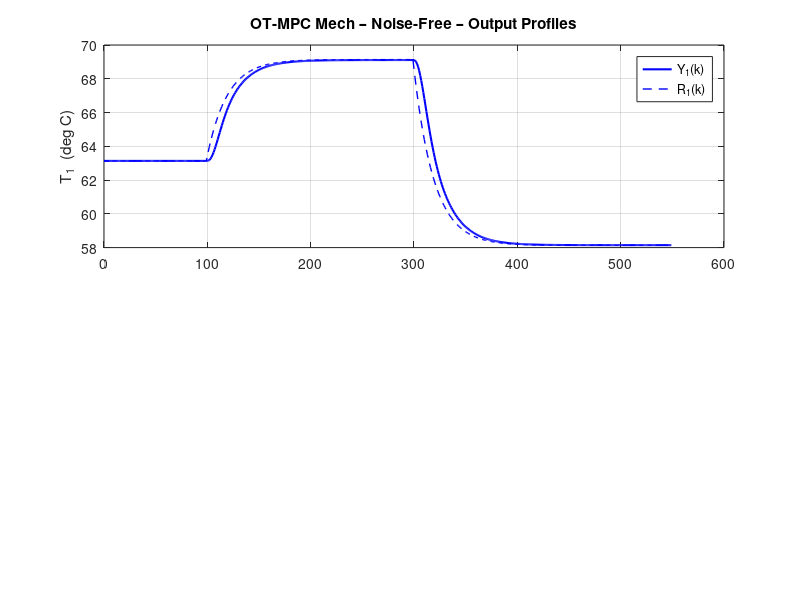

Source code (MATLAB): (Note: this script raises an error after producing the figure.)
% =========================================================================
%  TCL_MPC_OT_Simulation.m
%
%  PURPOSE
%  -------
%  Design and simulate a MIMO OUTPUT-TRACKING MPC controller for the
%  Temperature Control Lab (TCL) using the MECHANISTIC linearised
%  discrete-time state-space model (TCL.phy, TCL.gama).
%
%  MPC SCHEME  –  Output-Tracking MPC (OT-MPC)
%  ---------------------------------------------
%  The QP cost penalises OUTPUT deviations from the setpoint reference
%  directly over the entire prediction horizon, plus input increments Du:
%
%    J = sum_{i=1}^{Np} (y(k+i) - r(k))' Wx (y(k+i) - r(k))
%      + sum_{j=0}^{Nc-1} Du(k+j)' Wdelu Du(k+j)
%
%  Prediction model (perturbation form, delta-u):
%    x_aug(k+1) = A_aug * x_aug(k) + B_aug * Du(k)
%    y(k+i)     = C_aug * x_aug(k+i)
%  where  x_aug = [x_hat ; u_prev]
%
%  Reference vector over horizon:
%    R_vec = [rk_f; rk_f; ... (Np times)]   in OUTPUT space (Np*n_op x 1)
%  The controller directly minimises predicted OUTPUT error vs setpoint.
%
%  Key difference vs State-Space MPC:
%    OT-MPC  : reference = rk_f  (output setpoint, repeated over horizon)
%    SS-MPC  : reference = xs_k  (state target, from SS equations)
%
%  CONTROLLER STRUCTURE
%  --------------------
%    - Augmented state  x_aug(k) = [x_hat(k); u(k-1)]
%    - Psi   : maps x_aug to predicted OUTPUT trajectory  (Np*n_op x n_aug)
%    - Theta : maps Delta_U to predicted OUTPUT trajectory (Np*n_op x Nc*n_ip)
%    - Unconstrained MPC gain K_mpc_ot from output cost
%    - Kalman filter for state estimation (DARE)
%    - SS targets (xs_k, us_k) computed for diagnostics / plotting only
%    - Anti-windup input clamping to [0, 100]%
%
%  MPC TUNING PARAMETERS
%  ---------------------
%    Prediction horizon  Np    = 15  samples  (60 s lookahead)
%    Control horizon     Nc    = 5   samples  (20 s free moves)
%    Output weight       Wx    = diag([15, 15])   (output error penalty)
%    Input-move weight   Wdelu = diag([1.0, 1.0]) (move suppression)
%    Kalman Q_kf         = 1e-3 * eye(n_st)
%    Kalman R_kf         = TCL.R   (from PRBS experiment)
%
%  FILTERS  (same as all project servo files)
%    Setpoint filter:    beta_r = 0.95
%    Innovation filter:  alfa_e = 0.95
%
%  EXPERIMENT TIMING
%    Ts       = 4 s,   N = 550 samples  (~36.7 min)
%    k_warmup = 30,    k_settle = 100
%    k_step1  = 101,   k_step2  = 301
%    Step 1 : delta_r = [+6; -4] deg C
%    Step 2 : delta_r = [-5; +7] deg C
%
%  PLANT SIMULATION
%    Plant_Sim = 0  ->  ode45 nonlinear ODE  (TCL_Dynamics.m)
%    Plant_Sim = 1  ->  linear mechanistic model  (TCL.phy, TCL.gama)
%
%  SIMULATIONS
%    Noise_ON = 0  ->  noise-free
%    Noise_ON = 1  ->  noisy (measurement noise from TCL.R)
%    Both run sequentially.
%
%  PLOTS (per simulation run)
%    Fig 1/5 – Yi(k) vs k  and  Ri(k) vs k
%    Fig 2/6 – Ui(k) vs k  (heater inputs, stairs)
%    Fig 3/7 – ef(k) vs k  (filtered error)
%    Fig 4/8 – xs(k) vs k  and  us(k) vs k  (SS target trajectories)
%
%  DEPENDENCIES
%    TCL_MechModel_Parameters.mat  (TCL struct)
%    TCL_Dynamics.m                (nonlinear ODE, needed if Plant_Sim=0)
%
%  OUTPUT
%    TCL_MPC_OT_SimResults_NoiseFree.mat
%    TCL_MPC_OT_SimResults_Noisy.mat
%      Variables (suffix _ot): Yk_ot, Uk_ot, Rk_f_ot,
%                              ek_f_ot, Xs_k_ot, Us_k_ot
% =========================================================================

clear all
close all
clc

global TCL

%% ── 0.  Load mechanistic model parameters ────────────────────────────────
load TCL_MechModel_Parameters.mat    % TCL struct

% Discrete-time mechanistic model matrices (perturbation form)
A  = TCL.phy;       % Ad  (n_st x n_st)
B  = TCL.gama;      % Bd  (n_st x n_ip)
C  = TCL.C_mat;     % Cd  (n_op x n_st)   = eye(2) for TCL
D  = TCL.D_mat;     % Dd  (n_op x n_ip)   = zeros(2)
Ts = TCL.Samp_T;    % 4 s

[n_op, n_st] = size(C);
[~,    n_ip] = size(B);

% Operating point
Ys = TCL.Ys(:);    % 2x1  steady-state temperatures [deg C]
Us = TCL.Us(:);    % 2x1  steady-state heater inputs [%]
Xs = TCL.Xs(:);    % 2x1  steady-state states        [deg C]

fprintf('=== TCL OUTPUT-TRACKING MPC (Mechanistic Model) ===\n');
fprintf('  MPC scheme : OT-MPC  (output error cost, rk_f reference over horizon)\n');
fprintf('  n_st=%d  n_ip=%d  n_op=%d   Ts=%g s\n', n_st, n_ip, n_op, Ts);
fprintf('  Op. point:  T1_ss=%.2f degC   T2_ss=%.2f degC\n', Ys(1), Ys(2));
fprintf('  Op. point:  H1_ss=%.2f %%     H2_ss=%.2f %%\n\n', Us(1), Us(2));

%% ── 1.  MPC Tuning Parameters ────────────────────────────────────────────
Np    = 15;                       % prediction horizon (samples)
Nc    = 5;                        % control horizon   (samples)
Wx    = diag([15,  15 ]);         % OUTPUT error weight  (n_op x n_op)
Wdelu = diag([1.0, 1.0]);         % input-move weight    (n_ip x n_ip)

fprintf('=== MPC Tuning ===\n');
fprintf('  Np=%d  Nc=%d  Ts=%g s\n', Np, Nc, Ts);
fprintf('  Wx (output weight)   = diag([%.1f %.1f])\n', Wx(1,1), Wx(2,2));
fprintf('  Wdelu (move weight)  = diag([%.1f %.1f])\n\n', Wdelu(1,1), Wdelu(2,2));

%% ── 2.  Kalman Filter Design ─────────────────────────────────────────────
Q_kf = 1e-3 * eye(n_st);
R_kf = TCL.R;                    % measurement noise covariance (from PRBS)

[~, ~, L_kf] = dare(A', C', Q_kf, R_kf);
L_kf = L_kf';                   % n_st x n_op  observer gain

fprintf('Kalman gain L_kf computed (DARE).\n\n');

%% ── 3.  Steady-State Target Computation (diagnostics / plotting only) ────
%  In OT-MPC, xs_k is NOT used in the QP reference.
%  The controller tracks rk_f directly through the OUTPUT prediction.
%  xs_k and us_k are retained only for comparison plots.
M_ss     = [(eye(n_st) - A), -B ; C, zeros(n_op, n_ip)];
M_ss_inv = pinv(M_ss);

fprintf('SS target solver M_ss_inv computed (used for diagnostics only).\n\n');

%% ── 4.  Augmented State-Space (delta-u formulation) ─────────────────────
%  x_aug(k+1) = A_aug * x_aug(k) + B_aug * Du(k)
%  y(k)       = C_aug * x_aug(k)
%  where x_aug = [x_hat(k); u(k-1)],  Du = u(k) - u(k-1)

n_aug = n_st + n_ip;
A_aug = [A,                 B             ;
         zeros(n_ip, n_st), eye(n_ip)     ];
B_aug = [B        ;
         eye(n_ip)];

% C_aug maps x_aug -> OUTPUTS (n_op x n_aug)
C_aug = [C,  zeros(n_op, n_ip)];

%% ── 5.  Build Prediction Matrices (OUTPUT-based) ─────────────────────────
%  Predicted output trajectory:
%    Y_pred = Psi * x_aug(k) + Theta * Delta_U
%  where Y_pred = [y(k+1); y(k+2); ...; y(k+Np)]   size Np*n_op x 1
%
%  This is the OUTPUT prediction — the reference R_vec is also in output
%  space: R_vec = [rk_f; rk_f; ...(Np)] size Np*n_op x 1

Psi   = zeros(Np * n_op,  n_aug);
Theta = zeros(Np * n_op,  Nc * n_ip);

A_aug_pow = eye(n_aug);
for i = 1 : Np
    A_aug_pow     = A_aug_pow * A_aug;
    rows_i        = (i-1)*n_op + 1 : i*n_op;
    Psi(rows_i,:) = C_aug * A_aug_pow;       % output prediction rows

    for j = 1 : min(i, Nc)
        cols_j = (j-1)*n_ip + 1 : j*n_ip;
        A_ij   = eye(n_aug);
        for ii = 1 : i-j
            A_ij = A_ij * A_aug;
        end
        Theta(rows_i, cols_j) = C_aug * A_ij * B_aug;
    end
end

%% ── 6.  Pre-compute OT-MPC Gain K_mpc_ot ────────────────────────────────
%  Output cost over horizon:
%    J_y  = (Y_pred - R_vec)' Wx_bar (Y_pred - R_vec)
%         = DU' Theta' Wx_bar Theta DU
%           + 2*(Psi*x_aug - R_vec)' Wx_bar Theta DU + const
%
%  Unconstrained optimum:
%    DU* = (Theta' Wx_bar Theta + Wdelu_bar)^{-1}
%           * Theta' Wx_bar * (R_vec - Psi * x_aug)
%
%  Only the FIRST block row DU*(1) is applied (receding horizon).

Wx_bar    = kron(eye(Np), Wx);        % Np*n_op x Np*n_op
Wdelu_bar = kron(eye(Nc), Wdelu);     % Nc*n_ip x Nc*n_ip

H_ot      = Theta' * Wx_bar * Theta + Wdelu_bar;
H_ot      = (H_ot + H_ot') / 2;              % enforce symmetry
K_mpc_ot  = H_ot \ (Theta' * Wx_bar);        % Nc*n_ip x Np*n_op
K_mpc_ot  = K_mpc_ot(1:n_ip, :);             % first move block [n_ip x Np*n_op]

fprintf('OT-MPC gain K_mpc_ot computed  (size %dx%d).\n', ...
        size(K_mpc_ot,1), size(K_mpc_ot,2));
fprintf('  Reference vector : rk_f (output setpoint) repeated Np times.\n\n');

%% ── 7.  Experiment Timing & Setpoint Schedule ────────────────────────────
N        = 550;
k_warmup = 30;
k_settle = 100;
k_step1  = 101;
k_step2  = 301;

delta_r_step1 = [ +6; -4];
delta_r_step2 = [ -5; +7];

kT    = (0 : N-1)';
t_sec = kT * Ts;

u_H = [100; 100] - Us;    % upper perturbation bound
u_L = [  0;   0] - Us;    % lower perturbation bound

fprintf('=== Experiment Timing ===\n');
fprintf('  N=%d samples,  Total=%.1f min\n', N, N*Ts/60);
fprintf('  Warm-up k=1..%d,  Settle k=%d..%d\n', k_warmup, k_warmup+1, k_settle);
fprintf('  Step1   k=%d..%d,  Step2 k=%d..%d\n\n', k_step1, k_step2-1, k_step2, N);

%% ── 8.  Filter Parameters ────────────────────────────────────────────────
beta_r = 0.95;   phy_r = beta_r * eye(n_op);
alfa_e = 0.95;   phy_e = alfa_e * eye(n_op);

%% ── 9.  Plant Simulation Choice ─────────────────────────────────────────
%  Plant_Sim = 0  ->  ode45 nonlinear ODE  (TCL_Dynamics.m)
%  Plant_Sim = 1  ->  linear mechanistic discrete model
Plant_Sim = 1;

if Plant_Sim == 0
    fprintf('Plant: NONLINEAR  (ode45 / TCL_Dynamics)\n\n');
else
    fprintf('Plant: LINEAR mechanistic  (TCL.phy, TCL.gama)\n\n');
end

%% ── 10.  Run simulation for Noise_ON = 0 and 1 ──────────────────────────
for Noise_ON = 0 : 1

    if Noise_ON
        fprintf('\n====  Noisy Simulation  ====\n\n');
        rng(42);
        vk         = mvnrnd(zeros(n_op,1), TCL.R, N)';
        fig_offset = 4;
        run_label  = 'Noisy';
    else
        fprintf('\n====  Noise-Free Simulation  ====\n\n');
        vk         = zeros(n_op, N);
        fig_offset = 0;
        run_label  = 'Noise-Free';
    end

    % ── Allocate storage ─────────────────────────────────────────────────
    xk_hat  = zeros(n_st, N);
    xk_true = zeros(n_st, N);
    uk      = zeros(n_ip, N);
    yk      = zeros(n_op, N);
    rk_f    = zeros(n_op, N);
    ek_f    = zeros(n_op, N);
    xs_k    = zeros(n_st, N);    % for diagnostics only
    us_k    = zeros(n_ip, N);    % for diagnostics only

    u_prev  = zeros(n_ip, 1);

    % ── Main closed-loop loop ─────────────────────────────────────────────
    for k = 1 : N

        % ---- Setpoint schedule ------------------------------------------
        if k < k_step1
            rk = zeros(n_op, 1);
        elseif k < k_step2
            rk = delta_r_step1;
        else
            rk = delta_r_step2;
        end

        % ---- Setpoint filter --------------------------------------------
        if k == 1
            rk_f(:,k) = (eye(n_op) - phy_r) * rk;
        else
            rk_f(:,k) = phy_r * rk_f(:,k-1) + (eye(n_op) - phy_r) * rk;
        end

        % ---- Error and innovation filter --------------------------------
        raw_ek = rk_f(:,k) - yk(:,k);
        if k == 1
            ek_f(:,k) = (eye(n_op) - phy_e) * raw_ek;
        else
            ek_f(:,k) = phy_e * ek_f(:,k-1) + (eye(n_op) - phy_e) * raw_ek;
        end

        % ---- SS targets (diagnostics / plotting only) -------------------
        rhs       = [zeros(n_st, 1); rk_f(:,k)];
        xus       = M_ss_inv * rhs;
        xs_k(:,k) = xus(1 : n_st);
        us_k(:,k) = xus(n_st+1 : end);

        % ---- Warm-up: heaters OFF ----------------------------------------
        if k <= k_warmup
            uk(:,k)     = zeros(n_ip, 1);
            u_prev      = zeros(n_ip, 1);
            xk_hat(:,k) = zeros(n_st, 1);

        else
            % ---- Build augmented state ----------------------------------
            x_aug = [xk_hat(:,k); u_prev];

            % ---- OT-MPC: reference = rk_f repeated Np times in OUTPUT space
            %  R_vec is [rk_f; rk_f; ...(Np)] in OUTPUT space (Np*n_op x 1)
            %  This is the defining difference from SS-MPC (which uses xs_k)
            R_vec = repmat(rk_f(:,k), Np, 1);

            % ---- Optimal first move (OT-MPC law) ------------------------
            %  Du* = K_mpc_ot * (R_vec - Psi * x_aug)
            du_opt  = K_mpc_ot * (R_vec - Psi * x_aug);
            u_new   = u_prev + du_opt;
            u_new   = min(max(u_new, u_L), u_H);   % anti-windup clamp
            uk(:,k) = u_new;
            u_prev  = u_new;
        end

        % ---- Plant update -----------------------------------------------
        if k < N
            if Plant_Sim == 0
                TCL.Uk = Us + uk(:,k);
                [~, Xt] = ode45('TCL_Dynamics', [0, Ts], Xs + xk_true(:,k));
                xk_true(:,k+1) = Xt(end,:)' - Xs;
            else
                xk_true(:,k+1) = A * xk_true(:,k) + B * uk(:,k);
            end
            yk(:,k+1) = C * xk_true(:,k+1) + vk(:,k+1);

            % ---- Kalman filter update -----------------------------------
            y_pred        = C * xk_hat(:,k);
            inno          = yk(:,k) - y_pred;
            xk_hat(:,k+1) = A * xk_hat(:,k) + B * uk(:,k) + L_kf * inno;
        end

    end  % k loop

    % ── Build absolute arrays ─────────────────────────────────────────────
    Yk_ot   = yk   + repmat(Ys, 1, N);
    Uk_ot   = uk   + repmat(Us, 1, N);
    Rk_f_ot = rk_f + repmat(Ys, 1, N);
    ek_f_ot = ek_f;
    Xs_k_ot = xs_k + repmat(Xs, 1, N);
    Us_k_ot = us_k + repmat(Us, 1, N);

    % ── Performance metrics ───────────────────────────────────────────────
    ISE_T1 = sum((Yk_ot(1,:) - Rk_f_ot(1,:)).^2) * Ts;
    ISE_T2 = sum((Yk_ot(2,:) - Rk_f_ot(2,:)).^2) * Ts;
    IAE_T1 = sum(abs(Yk_ot(1,:) - Rk_f_ot(1,:))) * Ts;
    IAE_T2 = sum(abs(Yk_ot(2,:) - Rk_f_ot(2,:))) * Ts;

    fprintf('=== Tracking Performance [%s] ===\n', run_label);
    fprintf('  ISE T1 = %8.2f   |   ISE T2 = %8.2f\n', ISE_T1, ISE_T2);
    fprintf('  IAE T1 = %8.2f   |   IAE T2 = %8.2f\n', IAE_T1, IAE_T2);

    % ── FIGURE 1 – Output profiles ────────────────────────────────────────
    figure(fig_offset + 1)
    clf
    subplot(2,1,1)
    plot(kT, Yk_ot(1,:), 'b-', 'LineWidth', 1.5), hold on
    plot(kT, Rk_f_ot(1,:), 'b--', 'LineWidth', 1.0)
    grid on
    ylabel('T_1  (deg C)')
    title(['OT-MPC Mech – ' run_label ' – Output Profiles'])
    legend('Y_1(k)', 'R_1(k)', 'Location', 'Best')
    xline(k_step1-1, 'k:', 'Step 1', 'LabelVerticalAlignment', 'bottom')
    xline(k_step2-1, 'k:', 'Step 2', 'LabelVerticalAlignment', 'bottom')

    subplot(2,1,2)
    plot(kT, Yk_ot(2,:), 'r-', 'LineWidth', 1.5), hold on
    plot(kT, Rk_f_ot(2,:), 'r--', 'LineWidth', 1.0)
    grid on
    xlabel('Sample k')
    ylabel('T_2  (deg C)')
    legend('Y_2(k)', 'R_2(k)', 'Location', 'Best')
    xline(k_step1-1, 'k:')
    xline(k_step2-1, 'k:')

    % ── FIGURE 2 – Input profiles ─────────────────────────────────────────
    figure(fig_offset + 2)
    clf
    subplot(2,1,1)
    stairs(kT, Uk_ot(1,:)', 'b-', 'LineWidth', 1.5), hold on
    yline(5,  'k--', 'LineWidth', 0.8)
    yline(80, 'k--', 'LineWidth', 0.8)
    grid on
    ylabel('U_1(k)  (% heater)')
    title(['OT-MPC Mech – ' run_label ' – Heater Inputs'])
    legend('U_1(k)', 'Safety bounds', 'Location', 'Best')
    xline(k_step1-1, 'k:')
    xline(k_step2-1, 'k:')

    subplot(2,1,2)
    stairs(kT, Uk_ot(2,:)', 'r-', 'LineWidth', 1.5), hold on
    yline(5,  'k--', 'LineWidth', 0.8)
    yline(80, 'k--', 'LineWidth', 0.8)
    grid on
    xlabel('Sample k')
    ylabel('U_2(k)  (% heater)')
    legend('U_2(k)', 'Safety bounds', 'Location', 'Best')
    xline(k_step1-1, 'k:')
    xline(k_step2-1, 'k:')

    % ── FIGURE 3 – Filtered error ─────────────────────────────────────────
    figure(fig_offset + 3)
    clf
    subplot(2,1,1)
    stairs(kT, ek_f_ot(1,:)', 'b-', 'LineWidth', 1.5), hold on
    yline(0, 'k--', 'LineWidth', 0.8), grid on
    ylabel('e_{f,1}(k)  (deg C)')
    title(['OT-MPC Mech – ' run_label ' – Filtered Error e_f(k)'])
    xline(k_step1-1, 'k:')
    xline(k_step2-1, 'k:')

    subplot(2,1,2)
    stairs(kT, ek_f_ot(2,:)', 'r-', 'LineWidth', 1.5), hold on
    yline(0, 'k--', 'LineWidth', 0.8), grid on
    xlabel('Sample k')
    ylabel('e_{f,2}(k)  (deg C)')
    xline(k_step1-1, 'k:')
    xline(k_step2-1, 'k:')

    % ── FIGURE 4 – SS targets xs(k) and us(k) ────────────────────────────
    figure(fig_offset + 4)
    clf
    subplot(2,1,1)
    plot(kT, Xs_k_ot(1,:), 'b-', 'LineWidth', 1.5), hold on
    plot(kT, Xs_k_ot(2,:), 'r-', 'LineWidth', 1.5)
    grid on
    ylabel('x_s(k)  (deg C)')
    title(['OT-MPC Mech – ' run_label ' – SS Target States x_s(k)  [diagnostics]'])
    legend('x_{s,1}(k)', 'x_{s,2}(k)', 'Location', 'Best')
    xline(k_step1-1, 'k:')
    xline(k_step2-1, 'k:')

    subplot(2,1,2)
    stairs(kT, Us_k_ot(1,:)', 'b-', 'LineWidth', 1.5), hold on
    stairs(kT, Us_k_ot(2,:)', 'r-', 'LineWidth', 1.5)
    grid on
    xlabel('Sample k')
    ylabel('u_s(k)  (% heater)')
    title(['OT-MPC Mech – ' run_label ' – SS Target Inputs u_s(k)  [diagnostics]'])
    legend('u_{s,1}(k)', 'u_{s,2}(k)', 'Location', 'Best')
    xline(k_step1-1, 'k:')
    xline(k_step2-1, 'k:')

    % ── Save per-run results ──────────────────────────────────────────────
    if Noise_ON == 0
        save TCL_MPC_OT_SimResults_NoiseFree ...
            kT t_sec Yk_ot Uk_ot Rk_f_ot ek_f_ot Xs_k_ot Us_k_ot ...
            ISE_T1 ISE_T2 IAE_T1 IAE_T2 Ts Ys Us Xs n_op n_ip N ...
            Np Nc Wx Wdelu beta_r alfa_e Plant_Sim
        fprintf('Saved: TCL_MPC_OT_SimResults_NoiseFree.mat\n');
    else
        save TCL_MPC_OT_SimResults_Noisy ...
            kT t_sec Yk_ot Uk_ot Rk_f_ot ek_f_ot Xs_k_ot Us_k_ot ...
            ISE_T1 ISE_T2 IAE_T1 IAE_T2 Ts Ys Us Xs n_op n_ip N ...
            Np Nc Wx Wdelu beta_r alfa_e Plant_Sim
        fprintf('Saved: TCL_MPC_OT_SimResults_Noisy.mat\n');
    end

end  % Noise_ON loop

fprintf('\nAll OT-MPC simulations complete.\n');

% =========================================================================
%  END OF SCRIPT
% =========================================================================
